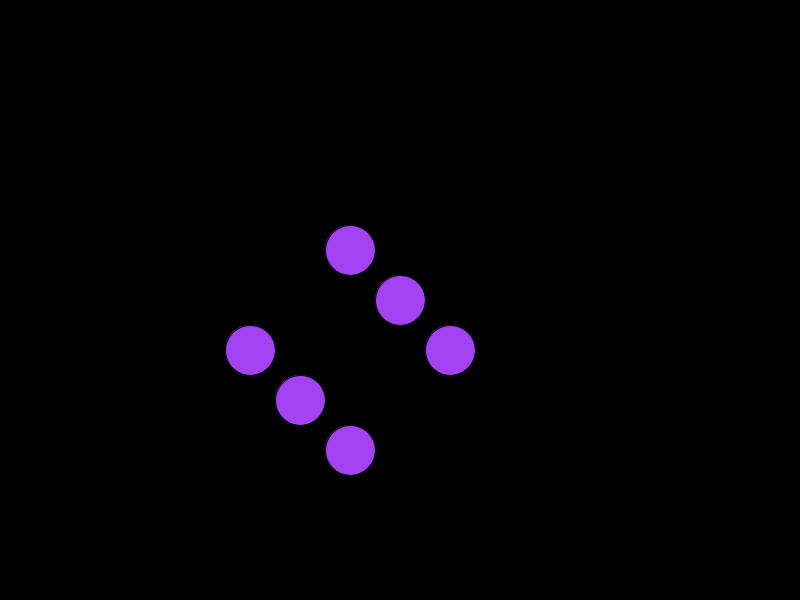
Frame 1 (no input)
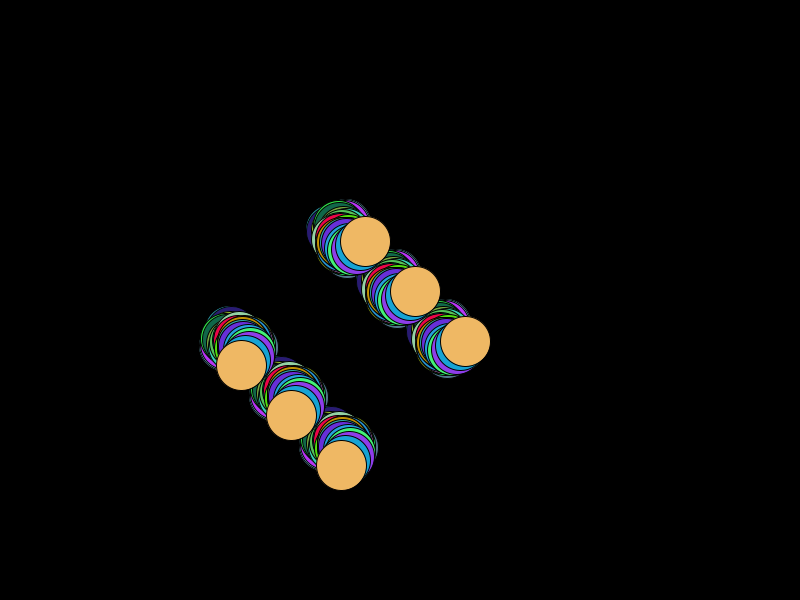
Frame 60 (the mouse pressed at the canvas centre just before this capture)
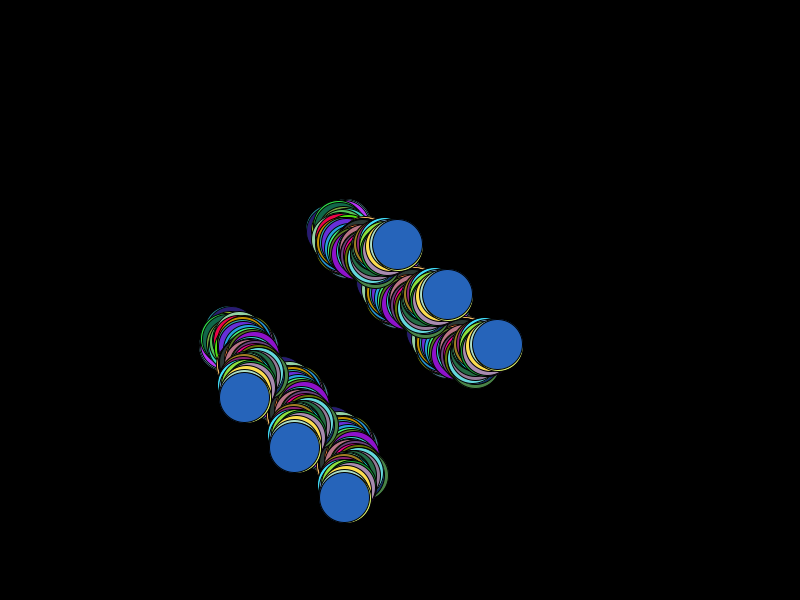
Frame 120 (the mouse held since frame 60 and released just before this capture)

The Processing sketch that drew these frames (run headless with seeded random() and noise(); from frame 60 on, the mouse is pressed at the canvas centre):

// Processing sketch: processing_11144
// ── processing_11144.pde

//define variables
float circleA = 400;
float circleB = 300;

void setup() {
  size(800,600);
  background(0);
  smooth();
}

void draw() {
  fill(random(0,255),random(0,255),random(0,255));
  ellipse(circleA,circleB,50,50);
  ellipse(circleB,circleA,50,50);
  ellipse(circleA+50,circleB+50,50,50);
  ellipse(circleB+50,circleA+50,50,50);
  ellipse(circleA-50,circleB-50,50,50);
  ellipse(circleB-50,circleA-50,50,50);

  //reset circle values
  circleA=circleA+random(-5,5);
  circleB=circleB+random(-5,5);
}
